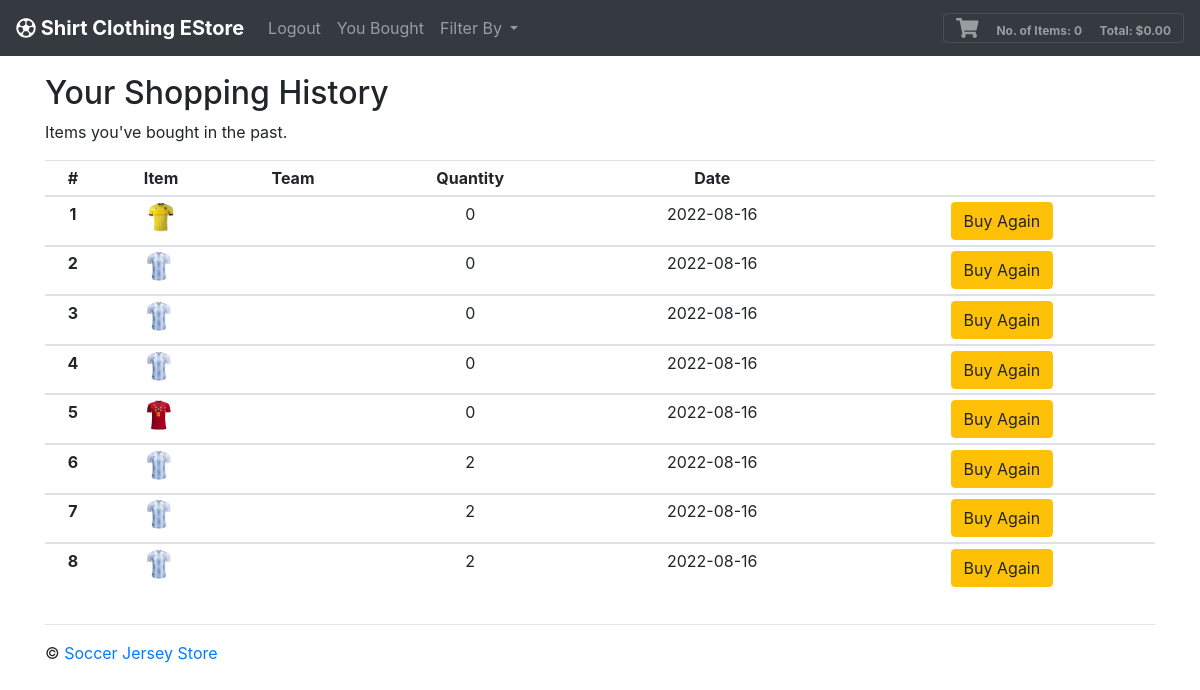
The page /history/ (signed in) on the database its author committed.
### tables this page shows
CREATE TABLE 'purchases' ('uid' text, "country" text, 'image' text, 'quantity' integer, 'id' INTEGER, 'date'  date NOT NULL DEFAULT CURRENT_DATE  );

### vulnerable-app/application.py (the view)
@app.route("/history/")
def history():
    shoppingCart = []
    shopLen = len(shoppingCart)
    totItems, total, display = 0, 0, 0
    myShirts = db.execute("SELECT * FROM purchases WHERE uid=:uid", uid=session["uid"])
    myShirtsLen = len(myShirts)
    return render_template("history.html", shoppingCart=shoppingCart, shopLen=shopLen, total=total, totItems=totItems, display=display, session=session, myShirts=myShirts, myShirtsLen=myShirtsLen)

### vulnerable-app/templates/history.html (shortened to what this page needs)
{% extends "base.html" %}
{% block body %}
      <div class="row">
        <div class="col-sm">
          <h2>Your Shopping History</h2>
          <p>Items you've bought in the past.</p>
          <table class="table table-sm">
            <thead>
              <tr>
                <th scope="col">#</th>
                <th scope="col">Item</th>
                <th scope="col">Team</th>
                <th scope="col">Quantity</th>
                <th scope="col">Date</th>
                <th scope="col"></th>
              </tr>
            </thead>
            <tbody>
            {% for i in range(myShirtsLen) %}
              <tr>
                <th scope="row">{{ i + 1 }}</th>
                <td><img src="/static/img/{{ myShirts[i]["image"] }}" width="30px" alt="{{ myShirts[i]["team"] }}" /></td>
                <td>{{ myShirts[i]["team"] }}</td>
                <td>{{ myShirts[i]["quantity"] }}</td>
                <td>{{ myShirts[i]["date"] }}</td>
                <td><a href="/filter/?id={{ myShirts[i]["id"] }}"><button type="button" class="btn btn-warning">Buy Again</button></a></td>
              </tr>
            </tbody>
            {% endfor %}
          </table>
        </div>
      </div>
    </div>
  </main>
{% endblock %}

### vulnerable-app/templates/base.html (shortened to what this page needs)
<!DOCTYPE html>
<html lang="en">
    <head>
        <link rel="stylesheet" href="https://maxcdn.bootstrapcdn.com/bootstrap/4.0.0/css/bootstrap.min.css"
>
        <link href="{{ url_for('static',filename='css/custom.css') }}" rel="stylesheet" type="text/css" />
    </head>
    <body>
  <header>
    <nav class="navbar fixed-top navbar-dark bg-dark navbar-expand-sm box-shadow">
      <a href="/" class="navbar-brand d-flex align-items-center">
          <strong><i class="far fa-futbol"></i> Shirt Clothing EStore</strong>
      </a>
      {% if session %}
      <ul class="navbar-nav mr-auto">
        <li class="nav-item"><a href="/logout/" class="nav-link">Logout</a></li>
        <li class="nav-item"><a href="/history/" class="nav-link">You Bought</a></li>
      {% else %}
      <ul class="navbar-nav mr-auto">
        <li class="nav-item"><a href="/new/" class="nav-link">Register</a></li>
        <li class="nav-item"><a href="/login/" class="nav-link">Login</a></li>
      {% endif %}
        <li class="nav-item dropdown">
          <a class="nav-link dropdown-toggle" href="#" id="navbardrop" data-toggle="dropdown">
            Filter By
          </a>
        </li>
      </ul>
      <div>
        <button class="navbar-toggler" style="display:inline" type="button" data-toggle="modal" data-target="#modalCenter">
          <span class="glyphicon glyphicon-shopping-cart" data-toggle="modal" data-target="">
            <i class="fas fa-shopping-cart"></i>
            <span class="counter">No. of Items: {{ totItems }}</span>
            <span class="counter">Total: ${{ '{:,.2f}'.format(total) }}</span>
          </span>
        </button>
      </div>
    </nav>
  </header><br />
  <main>
    <div class="container">
    {% block body %}{% endblock %}
    <footer>
        <div class="container">
            <div class="row">
                <div class="col-md">
                    <hr />
                    <p>&#169; <a href="/">Soccer Jersey Store</a></p>
                </div>
            </div>
        </div>
    </footer>
    </body>
</html>

### vulnerable-app/static/css/custom.css (style rules this page uses)
header { margin-bottom: 50px; }
tr { text-align: center; }
.counter { font-size: 0.6em; margin-left: 1em; font-weight: bold; }

### rows shown on the page
purchases: image (picture), quantity "0", date "2022-08-16"
purchases: image (picture), quantity "0", date "2022-08-16"
purchases: image (picture), quantity "0", date "2022-08-16"
purchases: image (picture), quantity "0", date "2022-08-16"
purchases: image (picture), quantity "0", date "2022-08-16"
purchases: image (picture), quantity "2", date "2022-08-16"
purchases: image (picture), quantity "2", date "2022-08-16"
purchases: image (picture), quantity "2", date "2022-08-16"

### other values the page prints
{{ totItems }} "0"
{{ '{:,.2f}'.format(total) }} "0.00"
{{ i + 1 }} "1" "2" "3" "4" "5" "6" "7" "8"
